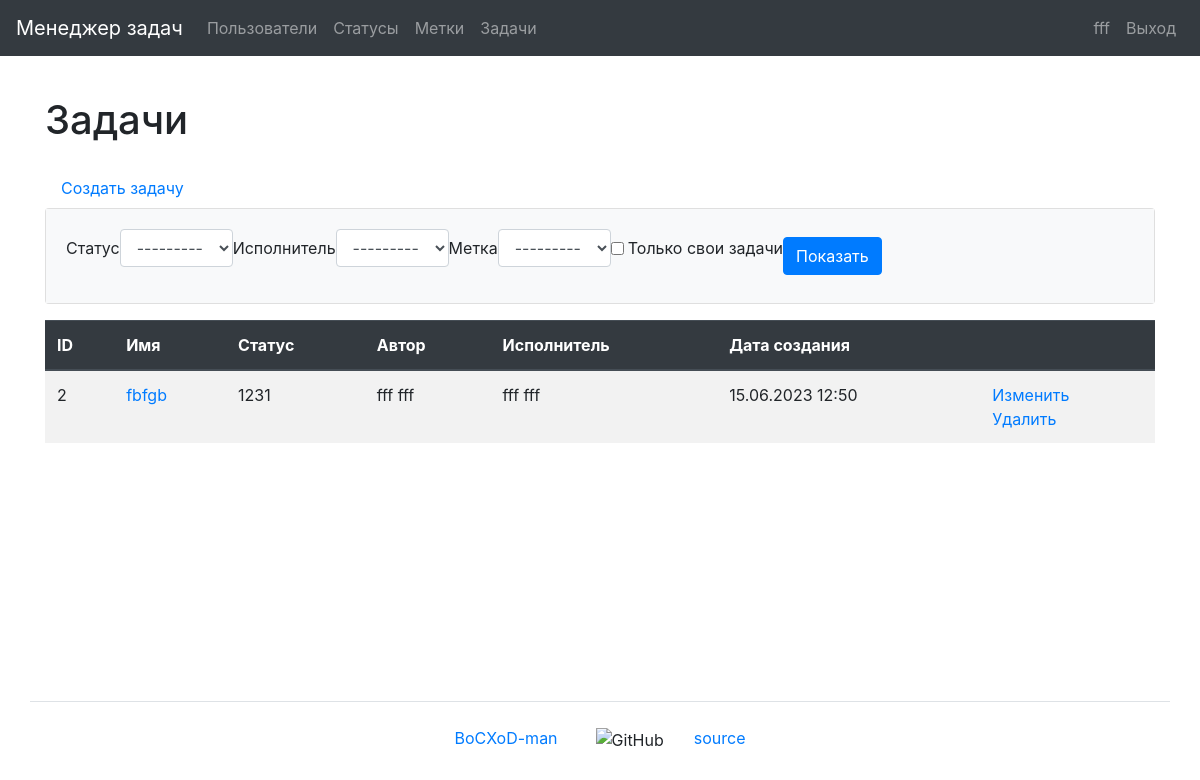
Page /tasks/ (signed in) on the committed database.
### task_manager/users/models.py (models this page shows)
class User(AbstractUser):
    first_name = models.CharField(max_length=150)
    last_name = models.CharField(max_length=150)
    def __str__(self):
        return self.get_full_name()

### task_manager/tasks/models.py (models this page shows, shortened)
class Task(models.Model):
    name = models.CharField(
        max_length=150,
        blank=False,
        unique=True,
        verbose_name=_('Name')
    )
    description = models.TextField(
        max_length=10000,
        blank=True,
        verbose_name=_('Description')
    )
    date_created = models.DateTimeField(
        auto_now_add=True,
        verbose_name=_('Creation date')
    )
    author = models.ForeignKey(
        User,
        on_delete=models.PROTECT,
        related_name='author',
        verbose_name=_('Author')
    )
    status = models.ForeignKey(
        Status,
        on_delete=models.PROTECT,
        related_name='statuses',
        verbose_name=_('Status')
    )
    executor = models.ForeignKey(
        User,
        on_delete=models.PROTECT,
        related_name='executor',
        verbose_name=_('Executor')
    )
    labels = models.ManyToManyField(
        Label,
        through='TaskLabelRelation',
        through_fields=('task', 'label'),
        blank=True,
        related_name='labels',
        verbose_name=_('Labels')
    )
    class Meta:
        verbose_name = _('Task')
        verbose_name_plural = _('Tasks')

### task_manager/statuses/models.py (models this page shows)
class Status(models.Model):
    name = models.CharField(
        max_length=150,
        unique=True,
        blank=False,
        verbose_name=_('Name'),
    )
    date_created = models.DateTimeField(
        auto_now_add=True,
        verbose_name=_('Creation date')
    )
    def __str__(self):
        return self.name
    class Meta:
        verbose_name = _('Status')
        verbose_name_plural = _('Statuses')

### task_manager/tasks/views.py (the view)
# urls.py: path('', TasksListView.as_view(), name='tasks'),
class TasksListView(AuthRequiredMixin, FilterView):
    template_name = 'tasks/tasks.html'
    model = Task
    filterset_class = TaskFilter
    context_object_name = 'tasks'
    extra_context = {
        'title': _('Tasks'),
        'button_text': _('Show'),
    }

### task_manager/labels/models.py (called while the page is built)
    def __str__(self):
        return self.name

### task_manager/mixins.py (called while the page is built)
    def dispatch(self, request, *args, **kwargs):
        if not request.user.is_authenticated:
            messages.error(request, self.auth_message)
            return redirect(reverse_lazy('login'))
        return super().dispatch(request, *args, **kwargs)

### task_manager/templates/tasks/tasks.html (shortened to what this page needs)
{% extends "base.html" %}
{% load bootstrap4 %}
{% load i18n %}
{% block content %}
    <h1 class="my-4">{{ title }}</h1>
    <a class="nav-link" href="{% url 'task_create' %}">{% trans 'Create task' %}</a>
    <div class="card mb-3">
        <div class="card-body bg-light">
            <form class="form-inline center" method="get">
              {% bootstrap_form filter.form field_class="ml-2 mr-3" %}
              {% bootstrap_button button_text button_type="submit" button_class="btn btn-primary" %}
            </form>
        </div>
    </div>
    <table class="table table-striped">
        <thead class="thead-dark">
            <tr>
                <th>ID</th>
                <th>{% trans 'Name' %}</th>
                <th>{% trans 'Status' %}</th>
                <th>{% trans 'Author' %}</th>
                <th>{% trans 'Executor' %}</th>
                <th>{% trans 'Creation date' %}</th>
                <th></th>
            </tr>
        </thead>
        <tbody>
            {% if tasks %}
                {% for task in tasks %}
                    <tr>
                        <td>{{ task.id }}</td>
                        <td><a href="{% url 'task_show' task.id %}">{{ task.name }}</a></td>
                        <td>{{ task.status }}</td>
                        <td>{{ task.author }}</td>
                        <td>{{ task.executor }}</td>
                        <td>{{ task.date_created|date:"d.m.Y H:i" }}</td>
                        <td>
                            <a href="{% url 'task_update' task.id %}">{% trans 'Update' %}</a>
                            <br>
                            <a href="{% url 'task_delete' task.id %}">{% trans 'Delete' %}</a>
                        </td>
                    </tr>
                {% endfor %}
            {% endif %}
        </tbody>
    </table>
{% endblock content %}

### task_manager/templates/navbar.html (shortened to what this page needs)
{% load i18n %}
<nav class="navbar navbar-expand-md navbar-dark bg-dark mb-3">
    <a class="navbar-brand" href="{% url 'home' %}">{% trans "Task manager" %}</a>
    <div class="collapse navbar-collapse" id="navbarToggleExternalContent">
        <ul class="navbar-nav mr-auto">
            <li class="nav-item">
                <a class="nav-link" href="{% url 'users' %}">{% trans "Users" %}</a>
            </li>
            {% if user.is_authenticated %}
                <li class="nav-item">
                    <a class="nav-link" href="{% url 'statuses' %}">{% trans "Statuses" %}</a>
                </li>
                <li class="nav-item">
                    <a class="nav-link" href="{% url 'labels' %}">{% trans "Labels" %}</a>
                </li>
                <li class="nav-item">
                    <a class="nav-link" href="{% url 'tasks' %}">{% trans "Tasks" %}</a>
                </li>
            {% endif %}
        </ul>
        <ul class="navbar-nav">
            {% if user.is_authenticated %}
                <li class="nav-item">
                    <a class="nav-link" href="{% url 'user_update' user.id %}">{{ user.username }}</a>
                </li>
                <li class="nav-item">
                    <a class="nav-link" href="{% url 'logout' %}">{% trans "Log Out" %}</a>
                </li>
            {% endif %}
        </ul>
    </div>
</nav>

### rows in the picture
User: username "fff"
Task: id "2", name "fbfgb", status "1231", author "fff fff", executor "fff fff", date_created "15.06.2023 12:50"

### other values in the picture
{{ title }} "Задачи"
